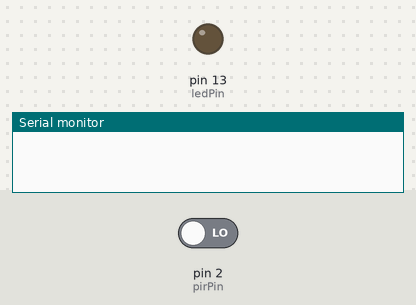
A sketch run on a simulated Arduino Uno, built with avr-gcc and run on an emulated ATmega328P. Shown: output pins drawn as LEDs (lit = HIGH), the last lines printed to the serial monitor. The inputs (shaded band) are chosen by the test bench; at power-on: pin 2 (pirPin) LOW.

Above: at 1.2 s.
1.3 s: pin 2 (pirPin) driven HIGH
At 2.1 s:
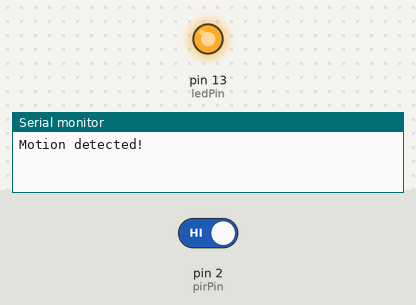
2.8 s: pin 2 (pirPin) driven LOW
At 3.3 s:
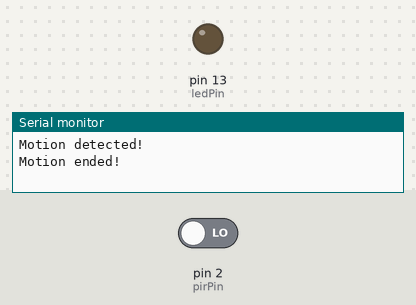
Timing chart, 0 to 5.8 s (numbered marks = the images above; inputs shaded):
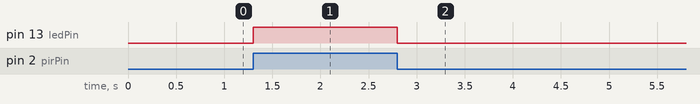

Measured:
- after the input at 1.3 s, pin 13 (ledPin): LOW → HIGH at once
- after the input at 2.8 s, pin 13 (ledPin): HIGH → LOW at once

The sketch:

test_PIR_sensor_motion.ino
```cpp
#define pirPin 2
#define ledPin 13

int val = 0;
bool motionState = false;

void setup() {
    pinMode(ledPin, OUTPUT);
    pinMode(pirPin, INPUT);
    Serial.begin(9600);
}

void loop() {
    val = digitalRead(pirPin);

    if (val == HIGH) {
        digitalWrite(ledPin, HIGH);  // onboard LED

        if (motionState == false) {
            Serial.println("Motion detected!");
            motionState = true;
        }
    } else {
        digitalWrite(ledPin, LOW);
        if (motionState == true) {
            Serial.println("Motion ended!");
            motionState = false;
        }
    }
}
```
